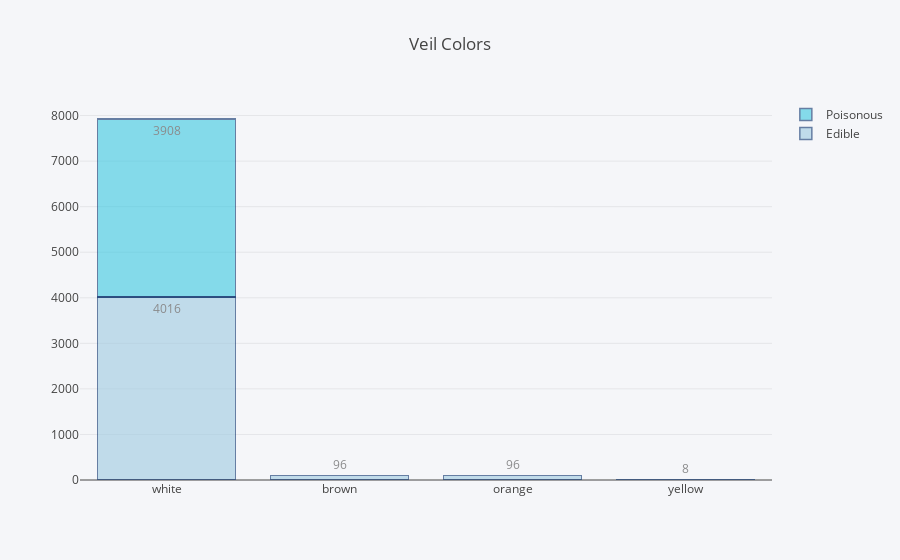

Notebook code for this chart:
### Markdown cell above
Following bar chart shows number of veil colors according to mushroom classes. Most of the mushrooms have white veil color in dataset. Also edible mushrooms veil colors can be orange or brown.

### Code cell
trace1 = go.Bar(
    x=edible_veil_color.index,
    y=edible_veil_color["veil-color"].values,
    text=edible_veil_color["veil-color"].values,
    textposition = 'auto',
    name="Edible",
    marker=dict(
        color='rgb(158,202,225)',
        line=dict(
            color='rgb(8,48,107)',
            width=1.5),
        ),
    opacity=0.6
)

trace2 = go.Bar(
    x=poisonous_veil_color.index,
    y=poisonous_veil_color["veil-color"],
    text=poisonous_veil_color["veil-color"],
    name="Poisonous",
    textposition = 'auto',
    marker=dict(
        color='rgb(58,200,225)',
        line=dict(
            color='rgb(8,48,107)',
            width=1.5),
        ),
    opacity=0.6
    
)
Layout=go.Layout(
    title='Veil Colors',
    barmode='stack',
    paper_bgcolor='rgba(245, 246, 249, 1)',
    plot_bgcolor='rgba(245, 246, 249, 1)'
   
)

data65 = [trace1,trace2]
fig = go.Figure(data=data65, layout=Layout)
iplot(fig)

### Figure 1 — Plotly figure (JSON) as saved in the notebook; plotly's stock layout.template omitted (floating-point values rounded to 4 significant figures)
{"data": [{"marker": {"color": "rgb(158,202,225)", "line": {"color": "rgb(8,48,107)", "width": 1.5}}, "name": "Edible", "opacity": 0.6, "text": [4016.0, 96.0, 96.0], "textposition": "auto", "type": "bar", "uid": "e53dabb6-a8e6-40cc-b020-a41116dab7da", "x": ["white", "brown", "orange"], "y": [4016, 96, 96]}, {"marker": {"color": "rgb(58,200,225)", "line": {"color": "rgb(8,48,107)", "width": 1.5}}, "name": "Poisonous", "opacity": 0.6, "text": [3908.0, 8.0], "textposition": "auto", "type": "bar", "uid": "eec58c27-9780-4330-9beb-1348254116f4", "x": ["white", "yellow"], "y": [3908, 8]}], "layout": {"barmode": "stack", "paper_bgcolor": "rgba(245, 246, 249, 1)", "plot_bgcolor": "rgba(245, 246, 249, 1)", "title": {"text": "Veil Colors"}}}
